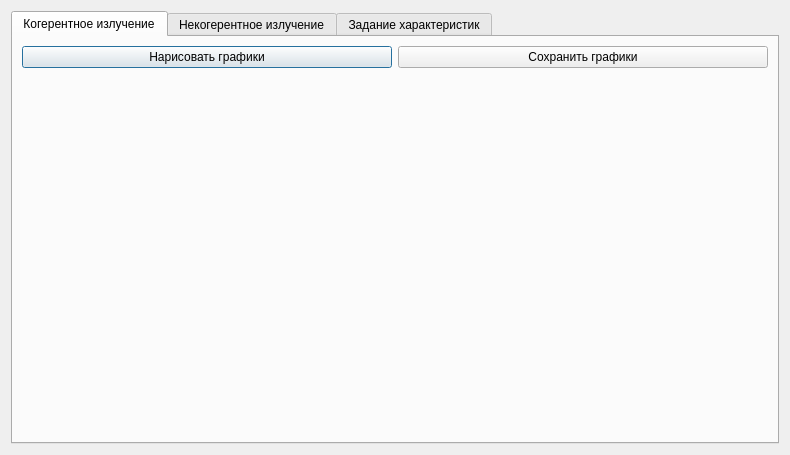
<?xml version="1.0" encoding="UTF-8"?>
<ui version="4.0">
 <class>dqtplotdialog</class>
 <widget class="QDialog" name="dqtplotdialog">
  <property name="geometry">
   <rect>
    <x>0</x>
    <y>0</y>
    <width>790</width>
    <height>455</height>
   </rect>
  </property>
  <property name="windowTitle">
   <string>Dialog</string>
  </property>
  <layout class="QGridLayout" name="gridLayout">
   <item row="0" column="0">
    <widget class="QTabWidget" name="tabWidget">
     <property name="toolTip">
      <string>&lt;html&gt;&lt;head/&gt;&lt;body&gt;&lt;p&gt;Когерентное излучение&lt;/p&gt;&lt;/body&gt;&lt;/html&gt;</string>
     </property>
     <property name="currentIndex">
      <number>0</number>
     </property>
     <widget class="QWidget" name="tab">
      <attribute name="title">
       <string>Когерентное излучение</string>
      </attribute>
      <layout class="QGridLayout" name="gridLayout_2">
       <item row="0" column="0">
        <widget class="QPushButton" name="m_PB_DrawCoh">
         <property name="text">
          <string>Нарисовать графики</string>
         </property>
        </widget>
       </item>
       <item row="0" column="1">
        <widget class="QPushButton" name="m_PB_DrawNonCoh_4">
         <property name="text">
          <string>Сохранить графики</string>
         </property>
        </widget>
       </item>
       <item row="1" column="0">
        <widget class="QCustomPlot" name="m_qW_Grayscale" native="true"/>
       </item>
       <item row="1" column="1">
        <widget class="QCustomPlot" name="m_qW_Graph" native="true">
         <property name="sizePolicy">
          <sizepolicy hsizetype="Preferred" vsizetype="Preferred">
           <horstretch>0</horstretch>
           <verstretch>1</verstretch>
          </sizepolicy>
         </property>
        </widget>
       </item>
      </layout>
     </widget>
     <widget class="QWidget" name="tab_2">
      <attribute name="title">
       <string>Некогерентное излучение</string>
      </attribute>
      <layout class="QGridLayout" name="gridLayout_3">
       <item row="0" column="1">
        <widget class="QPushButton" name="m_PB_DrawNonCohExtra">
         <property name="text">
          <string>Нарисовать графики ФРТ и ЧКХ</string>
         </property>
        </widget>
       </item>
       <item row="1" column="0">
        <widget class="QCustomPlot" name="m_qW_Graph_2" native="true">
         <property name="sizePolicy">
          <sizepolicy hsizetype="Preferred" vsizetype="Preferred">
           <horstretch>0</horstretch>
           <verstretch>1</verstretch>
          </sizepolicy>
         </property>
        </widget>
       </item>
       <item row="0" column="0">
        <widget class="QPushButton" name="m_PB_DrawNonCoh">
         <property name="text">
          <string>Нарисовать графики</string>
         </property>
        </widget>
       </item>
       <item row="1" column="1">
        <widget class="QCustomPlot" name="m_qW_Graph_3" native="true">
         <property name="sizePolicy">
          <sizepolicy hsizetype="Preferred" vsizetype="Preferred">
           <horstretch>0</horstretch>
           <verstretch>1</verstretch>
          </sizepolicy>
         </property>
        </widget>
       </item>
       <item row="2" column="1">
        <widget class="QPushButton" name="m_PB_DrawNonCoh_3">
         <property name="text">
          <string>Сохранить графики</string>
         </property>
        </widget>
       </item>
      </layout>
     </widget>
     <widget class="QWidget" name="tab_5">
      <attribute name="title">
       <string>Задание характеристик</string>
      </attribute>
      <widget class="QPushButton" name="pushButtonBack">
       <property name="geometry">
        <rect>
         <x>179</x>
         <y>130</y>
         <width>131</width>
         <height>21</height>
        </rect>
       </property>
       <property name="text">
        <string>Ввести значения</string>
       </property>
      </widget>
      <widget class="QTableWidget" name="tableWidget">
       <property name="geometry">
        <rect>
         <x>20</x>
         <y>10</y>
         <width>291</width>
         <height>111</height>
        </rect>
       </property>
       <attribute name="horizontalHeaderDefaultSectionSize">
        <number>150</number>
       </attribute>
      </widget>
     </widget>
    </widget>
   </item>
  </layout>
 </widget>
 <customwidgets>
  <customwidget>
   <class>QCustomPlot</class>
   <extends>QWidget</extends>
   <header>qcustomplot.h</header>
   <container>1</container>
  </customwidget>
 </customwidgets>
 <resources/>
 <connections/>
</ui>
